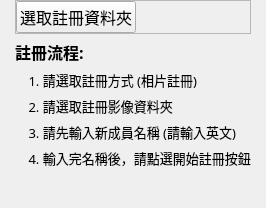
             <widget class="QWidget" name="Image">
              <layout class="QGridLayout" name="gridLayout_18">
               <property name="leftMargin">
                <number>15</number>
               </property>
               <property name="topMargin">
                <number>0</number>
               </property>
               <property name="rightMargin">
                <number>15</number>
               </property>
               <property name="bottomMargin">
                <number>0</number>
               </property>
               <property name="spacing">
                <number>6</number>
               </property>
               <item row="5" column="0">
                <widget class="QLabel" name="label_7">
                 <property name="font">
                  <font>
                   <family>標楷體</family>
                   <pointsize>10</pointsize>
                   <weight>50</weight>
                   <bold>false</bold>
                  </font>
                 </property>
                 <property name="text">
                  <string>    4. 輸入完名稱後，請點選開始註冊按鈕</string>
                 </property>
                </widget>
               </item>
               <item row="2" column="0">
                <widget class="QLabel" name="select_enroll_mode_label_2">
                 <property name="font">
                  <font>
                   <family>標楷體</family>
                   <pointsize>10</pointsize>
                   <weight>50</weight>
                   <bold>false</bold>
                  </font>
                 </property>
                 <property name="text">
                  <string>    1. 請選取註冊方式 (相片註冊)</string>
                 </property>
                </widget>
               </item>
               <item row="1" column="0">
                <widget class="QLabel" name="label_6">
                 <property name="font">
                  <font>
                   <family>標楷體</family>
                   <pointsize>12</pointsize>
                   <weight>75</weight>
                   <bold>true</bold>
                  </font>
                 </property>
                 <property name="text">
                  <string>註冊流程:</string>
                 </property>
                </widget>
               </item>
               <item row="0" column="0">
                <widget class="QFrame" name="frame_7">
                 <property name="font">
                  <font>
                   <family>標楷體</family>
                   <pointsize>12</pointsize>
                   <weight>50</weight>
                   <bold>false</bold>
                  </font>
                 </property>
                 <property name="frameShape">
                  <enum>QFrame::StyledPanel</enum>
                 </property>
                 <property name="frameShadow">
                  <enum>QFrame::Raised</enum>
                 </property>
                 <layout class="QGridLayout" name="gridLayout_19" columnstretch="1,10">
                  <property name="leftMargin">
                   <number>0</number>
                  </property>
                  <property name="topMargin">
                   <number>0</number>
                  </property>
                  <property name="rightMargin">
                   <number>0</number>
                  </property>
                  <property name="bottomMargin">
                   <number>0</number>
                  </property>
                  <property name="horizontalSpacing">
                   <number>10</number>
                  </property>
                  <property name="verticalSpacing">
                   <number>0</number>
                  </property>
                  <item row="0" column="0">
                   <widget class="QPushButton" name="btn_select_enroll_dir">
                    <property name="font">
                     <font>
                      <family>標楷體</family>
                      <pointsize>12</pointsize>
                      <weight>50</weight>
                      <bold>false</bold>
                     </font>
                    </property>
                    <property name="text">
                     <string>選取註冊資料夾</string>
                    </property>
                   </widget>
                  </item>
                  <item row="0" column="1">
                   <widget class="QLabel" name="enroll_dir_label">
                    <property name="font">
                     <font>
                      <family>標楷體</family>
                      <pointsize>10</pointsize>
                      <weight>50</weight>
                      <bold>false</bold>
                     </font>
                    </property>
                    <property name="text">
                     <string/>
                    </property>
                   </widget>
                  </item>
                 </layout>
                </widget>
               </item>
               <item row="4" column="0">
                <widget class="QLabel" name="enrollment_second_label_2">
                 <property name="font">
                  <font>
                   <family>標楷體</family>
                   <pointsize>10</pointsize>
                   <weight>50</weight>
                   <bold>false</bold>
                  </font>
                 </property>
                 <property name="text">
                  <string>    3. 請先輸入新成員名稱 (請輸入英文)</string>
                 </property>
                </widget>
               </item>
               <item row="3" column="0">
                <widget class="QLabel" name="enrollment_first_label_2">
                 <property name="font">
                  <font>
                   <family>標楷體</family>
                   <pointsize>10</pointsize>
                   <weight>50</weight>
                   <bold>false</bold>
                  </font>
                 </property>
                 <property name="text">
                  <string>    2. 請選取註冊影像資料夾</string>
                 </property>
                </widget>
               </item>
               <item row="6" column="0">
                <spacer name="verticalSpacer_10">
                 <property name="orientation">
                  <enum>Qt::Vertical</enum>
                 </property>
                 <property name="sizeHint" stdset="0">
                  <size>
                   <width>20</width>
                   <height>40</height>
                  </size>
                 </property>
                </spacer>
               </item>
              </layout>
             </widget>
